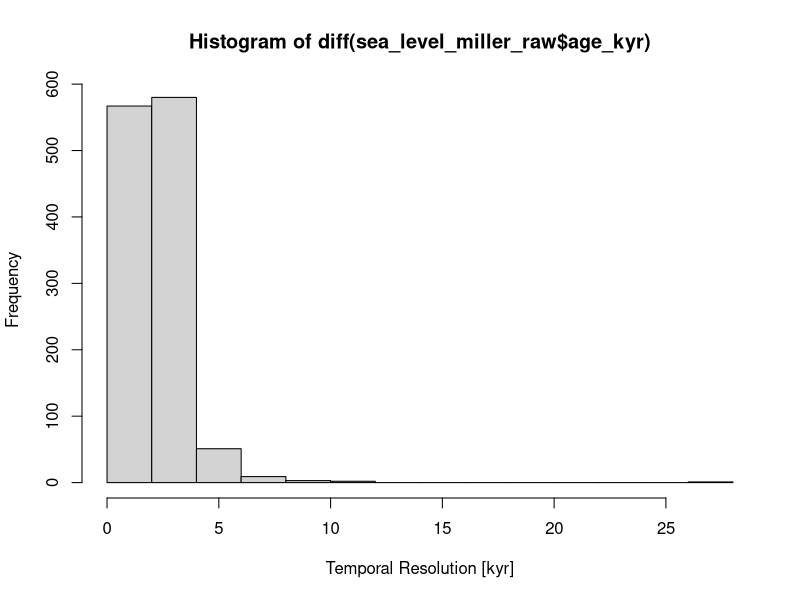
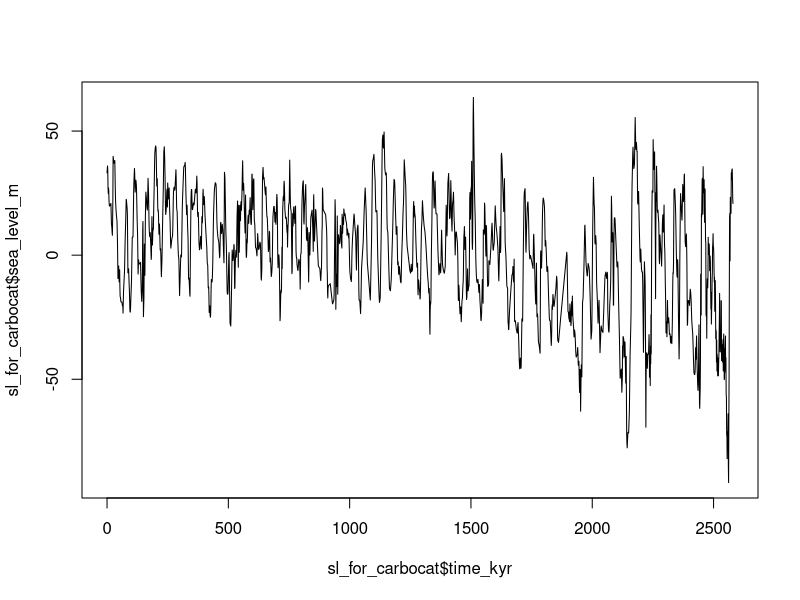

Write the R code that produced these figures, in order. (Note: this script raises an error after producing the figures.)
## Generate sea level curve for scenario B from Miller et al 2020

# Import data on sea level from Miller et al. 2020
# https://doi.org/10.1126/sciadv.aaz1346
# Extracted from supp. Info table S1
data_imported <- read.csv(file = "Rcode/miller_et_al_2020/Miller_et_al_2020_SL_from_table_S1.csv")

# extract data necessary to cover Pleistocene
rel_ind = 1:min(which(data_imported$Age_.ka.>2580))

sea_level_miller_raw <- data.frame(
  age_kyr = data_imported$Age_.ka.[rel_ind],
  sea_level_m = data_imported$Sea_level_.m.[rel_ind]
)

# plot temporal resolution
hist(
  x = diff(sea_level_miller_raw$age_kyr),
  xlab = "Temporal Resolution [kyr]"
)
mean(diff(sea_level_miller_raw$age_kyr))
median(diff(sea_level_miller_raw$age_kyr))

# interpolate Sea level on 1 kyr res until end of Pleistocene
sea_level_interpol_1kyr <- approx(
  x = sea_level_miller_raw$age_kyr,
  y = sea_level_miller_raw$sea_level_m,
  xout = seq(
    from = 0,
    to = 2580,
    by = 1
  )
)



# convert age to time and normalize to mean eustatic sea level 0

sl_for_carbocat <- data.frame(
  time_kyr = seq(
    from = 0,
    to = 2580,
    by = 1
  ),
  sea_level_m = rev(sea_level_interpol_1kyr$y) - mean(rev(sea_level_interpol_1kyr$y)) #normalize to 0
)

plot(
  x = sl_for_carbocat$time_kyr,
  y = sl_for_carbocat$sea_level_m,
  type = "l"
)

## export data

write.table(
  x = sl_for_carbocat$sea_level_m,
  file = "params/DbPlatform/sea_level_scenarioB.txt",
  col.names = FALSE,
  row.names = FALSE
)
